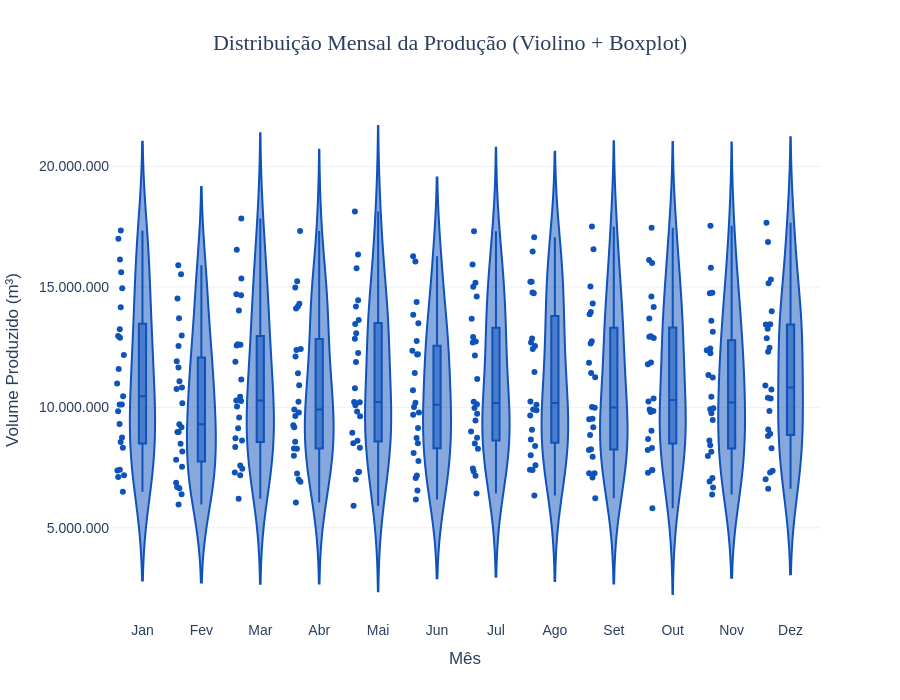

The cell this chart's notebook holds for it:
### Markdown cell above
### 3.4 Sazonalidade (Boxplot Mensal e Violino Combinados)

### Code cell
fig_sazonal = go.Figure()
ordenacao_meses = ["Janeiro", "Fevereiro", "Março", "Abril", "Maio", "Junho", "Julho", "Agosto", "Setembro", "Outubro", "Novembro", "Dezembro"]

fig_sazonal = px.violin(
    serie_df, x="mes", y="valor", box=True, points="all", 
    category_orders={"mes": ordenacao_meses},
    title="Distribuição Mensal da Produção (Violino + Boxplot)", 
    color_discrete_sequence=["#0f52ba"]
)

# 1. Limpando a caixa de informações interativa (Hover)
fig_sazonal.update_traces(
    hovertemplate="<b>Mês: %{x}</b><br>Volume: %{y:,.0f} m³<extra></extra>"
)

# 2. Personalização Individual e Padrão BR
fig_sazonal.update_layout(
    separators=",.",
    height=700,
    template="plotly_white",
    title=dict(x=0.5, font=dict(size=22, family="Arial Black")),
    xaxis_title="Mês",
    yaxis_title="Volume Produzido (m³)",
    yaxis=dict(tickformat=",.0f"),
    font=dict(family="Arial", size=14)
)

fig_sazonal.show()

### Figure 1 — Plotly figure (JSON) as saved in the notebook; plotly's stock layout.template omitted (floating-point values rounded to 4 significant figures; data arrays with more than 128 entries replaced by an {"elided": "..."} marker saying what was removed)
{"data": [{"alignmentgroup": "True", "box": {"visible": true}, "hovertemplate": "<b>Mês: %{x}</b><br>Volume: %{y:,.0f} m³<extra></extra>", "legendgroup": "", "marker": {"color": "#0f52ba"}, "name": "", "offsetgroup": "", "orientation": "v", "points": "all", "scalegroup": "True", "showlegend": false, "type": "violin", "x": {"elided": "293 str values"}, "x0": " ", "xaxis": "x", "y": {"elided": "293 float values"}, "y0": " ", "yaxis": "y"}], "layout": {"font": {"family": "Arial", "size": 14}, "height": 700, "legend": {"tracegroupgap": 0}, "separators": ",.", "title": {"font": {"family": "Arial Black", "size": 22}, "text": "Distribuição Mensal da Produção (Violino + Boxplot)", "x": 0.5}, "violinmode": "group", "xaxis": {"anchor": "y", "categoryarray": ["Janeiro", "Fevereiro", "Março", "Abril", "Maio", "Junho", "Julho", "Agosto", "Setembro", "Outubro", "Novembro", "Dezembro"], "categoryorder": "array", "domain": [0, 1], "title": {"text": "Mês"}}, "yaxis": {"anchor": "x", "domain": [0, 1], "tickformat": ",.0f", "title": {"text": "Volume Produzido (m³)"}}}}
